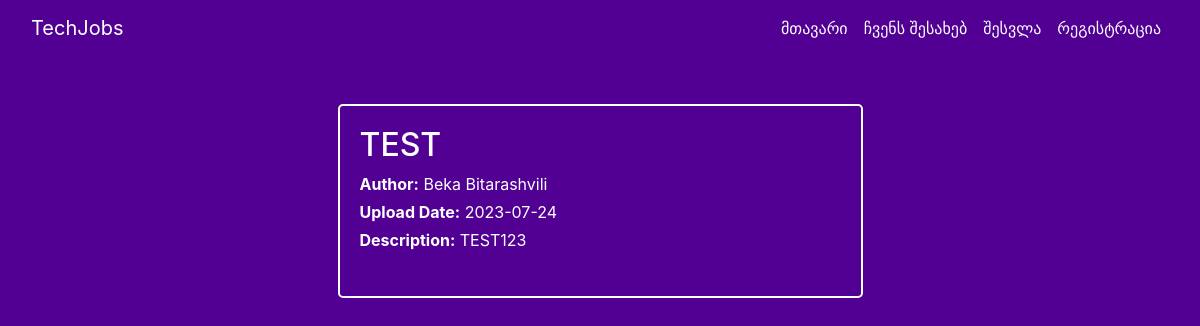
/job/1, run on an earlier commit of the app's database.
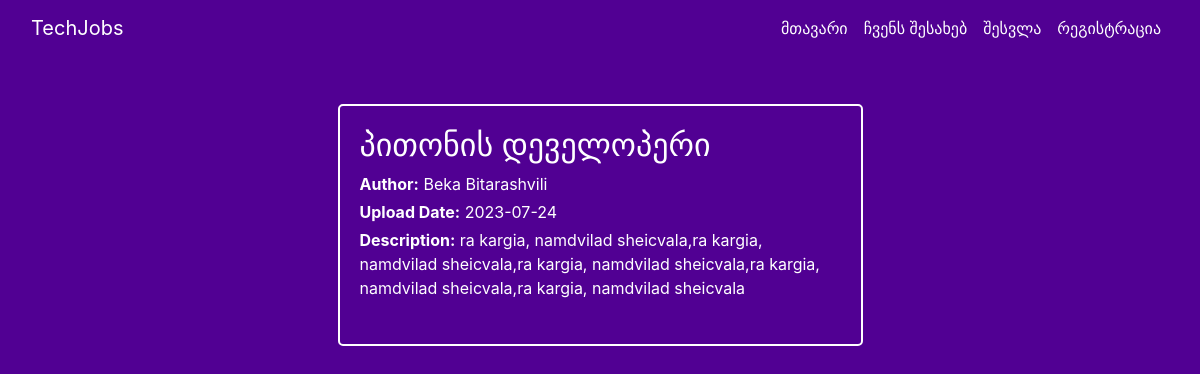
And on a later commit of the database.
### app/models.py (models this page shows, shortened)
class Job(db.Model):
    id = db.Column(db.Integer, primary_key=True)
    title = db.Column(db.String(20), unique=True, nullable=False)
    date_posted = db.Column(db.DateTime, nullable=False, default=datetime.utcnow)
    description = db.Column(db.Text, nullable=False)
    user_id = db.Column(db.Integer, db.ForeignKey('user.id'), nullable=False)

class User(db.Model, UserMixin):
    id = db.Column(db.Integer, primary_key=True)
    username = db.Column(db.String(20), unique=True, nullable=False)
    email = db.Column(db.String(120), unique=True, nullable=False)
    image_file = db.Column(db.String(20), nullable=False, default='default.jpg')
    password = db.Column(db.String(30), nullable=False)
    jobs = db.relationship('Job', backref='author', lazy=True)

### app/routes.py (the view)
@app.route('/job/<int:job_id>')
def job(job_id):
    job = Job.query.get_or_404(job_id)
    return render_template('job.html', title=job.title, job=job)

### app/templates/job.html (shortened to what this page needs)
{% extends "base.html" %}
{% block content %}
<br>
<br>
<div class="container">
    <div class="row">
        <div class="col-md-6 offset-md-3">
            <div class="rectangle-border">
                <h2 class="white-text">{{ job.title }}</h2>
                <p class="white-text mb-1"><strong>Author:</strong> {{ job.author.username }}</p>
                <p class="white-text mb-1"><strong>Upload Date:</strong> {{ job.date_posted.strftime('%Y-%m-%d') }}</p>
                <p class="white-text mb-0"><strong>Description:</strong> {{ job.description }}</p>
                <br>
            </div>
        </div>
    </div>
</div>
{% endblock %}

### app/templates/base.html (shortened to what this page needs)
<!DOCTYPE html>
<html>
<head>
    <link rel="stylesheet" href="https://cdn.jsdelivr.net/npm/bootstrap@4.3.1/dist/css/bootstrap.min.css"
>
    <link href="{{ url_for('static', filename='main.css') }}" rel="stylesheet">
</head>
<body>
<header class="main-header">
    <nav class="navbar navbar-expand-lg navbar-dark bg-body-tertiary">
        <div class="container-fluid">
            <a class="navbar-brand" href="{{url_for ('home') }}">TechJobs</a>
            <div class="collapse navbar-collapse" id="navbarNav">
                <ul class="navbar-nav ml-auto">
                    <li class="nav-item">
                        <a class="nav-link active" aria-current="page" href="{{url_for ('home') }}">მთავარი</a>
                    </li>
                    <li class="nav-item">
                        <a class="nav-link" href="{{url_for ('about') }}">ჩვენს შესახებ</a>
                    </li>
                    {% if current_user.is_authenticated %}
                    <li class="nav-item">
                        <a class="nav-link" href="{{url_for ('new_job') }}">ახალი ვაკანსია</a>
                    </li>
                    <li class="nav-item">
                        <a class="nav-link" href="{{url_for ('account') }}">პროფილი</a>
                    </li>
                    <li class="nav-item">
                        <a class="nav-link" href="{{url_for ('logout') }}">გამოსვლა</a>
                    </li>
                    {% else %}
                    <li class="nav-item">
                        <a class="nav-link" href="{{url_for ('login') }}">შესვლა</a>
                    </li>
                    <li class="nav-item">
                        <a class="nav-link" href="{{url_for ('register') }}">რეგისტრაცია</a>
                    </li>
                    {% endif %}
                </ul>
            </div>
        </div>
    </nav>
</header>
<div class="container">
    <div class="row">
        <div class="col">
            {% block content %}
            {% endblock %}
        </div>
    </div>
</div>
</body>
</html>

### app/static/main.css (style rules this page uses)
.navbar-dark { background-color: #510093; }
.navbar-dark .navbar-brand, .navbar-dark .navbar-nav .nav-link { color: #fff; }
body { background-color: #510093; }
.white-text { color: #fff; }
.rectangle-border { border: 2px solid #fff; border-radius: 5px; padding: 20px; }

What changed in the data, as far as the page shows it:
changed Job: title "TEST" → "პითონის დეველოპერი"; description "TEST123" → "ra kargia, namdvilad sheicvala,ra kargia, namdvilad sheicvala,ra kargia, namdvilad sheicvala,ra kargia, namdvilad sheicvala,ra kargia, namdvilad sheicvala"
